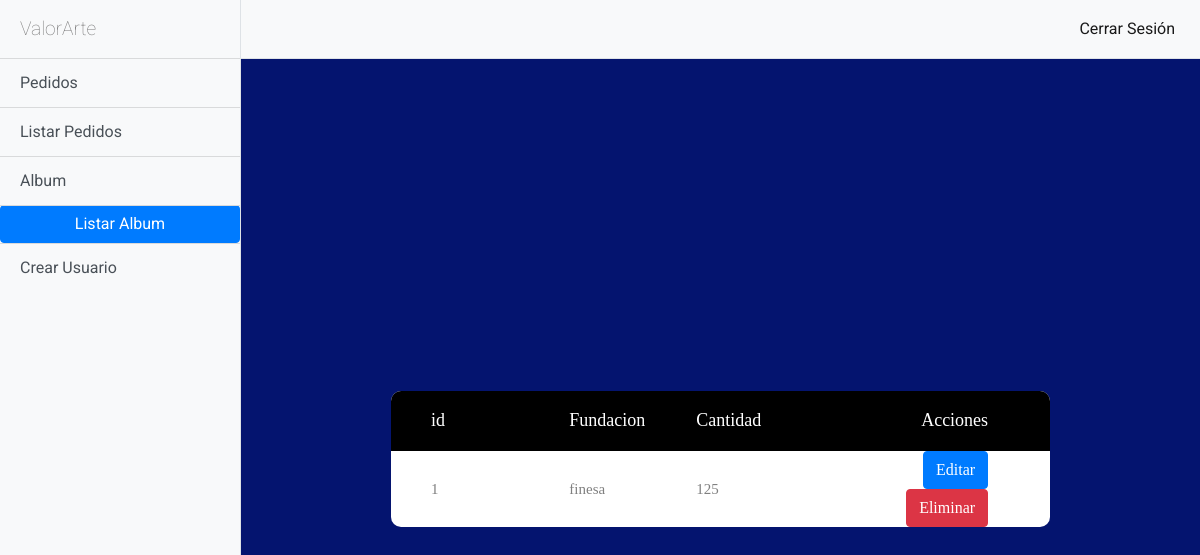
The app's page /album/listar (signed in), older data.
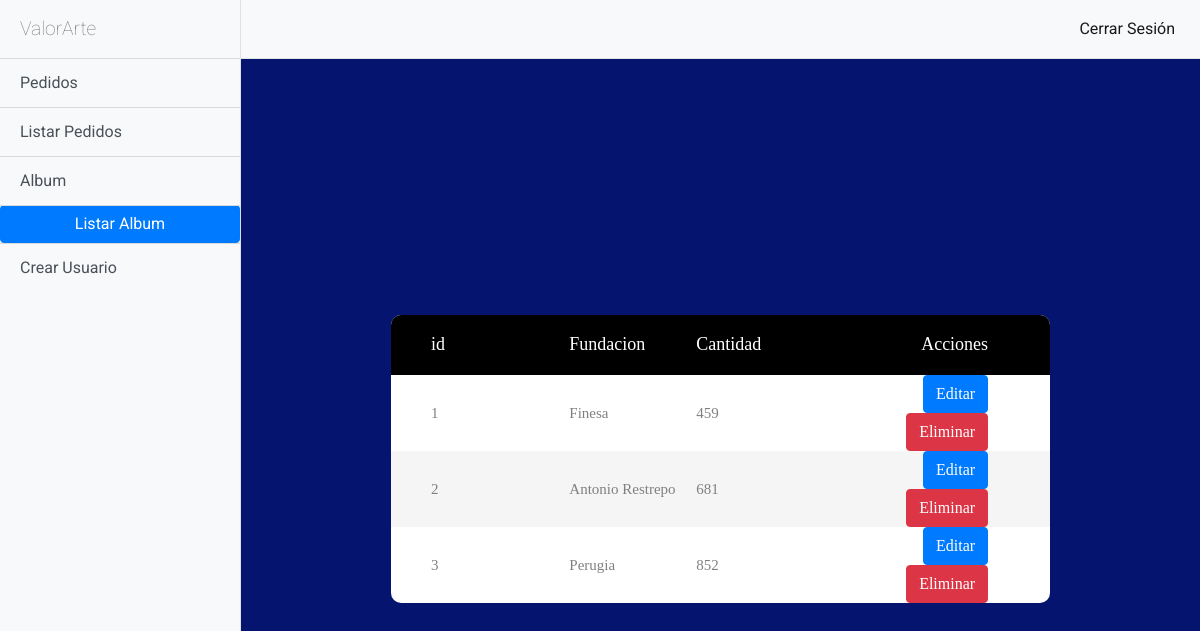
The same page, newer data.
### album/models.py (models this page shows, shortened)
class Album(models.Model):
    fundacion = models.CharField(max_length=50)
    cantidad = models.IntegerField()

### album/views.py (the view)
class AlbumList(ListView):
    model = Album
    template_name = 'album/album_list.html'

### templates/album/album_list.html (shortened to what this page needs)
{% extends 'base/base.html' %}
{% block navbar %}
    <div class="bg-light border-right" id="sidebar-wrapper">
        <div class="sidebar-heading"> ValorArte </div>
        <div class="list-group list-group-flush">
            <a href="{% url 'pedidos:pedidos_crear' %}" class="btn list-group-item list-group-item-action bg-light">Pedidos</a>
            <a href="{% url 'pedidos:pedidos_listar' %}" class="btn list-group-item list-group-item-action bg-light">Listar Pedidos</a>
            <a href="{% url 'album:album_crear' %}" class="btn list-group-item list-group-item-action bg-light">Album</a>
          <button href="{% url 'album:album_listar' %}" class="btn btn-primary">
            Listar Album
          </button>
          <a href="{% url 'usuarios:registrar' %}" class="btn list-group-item list-group-item-action bg-light">Crear Usuario</a>
        </div>
      </div>
      <div id="page-content-wrapper">
        <nav class="navbar navbar-expand-lg navbar-light bg-light border-bottom">
          <div class="collapse navbar-collapse" id="navbarSupportedContent">
            <ul class="navbar-nav ml-auto mt-2 mt-lg-0">
              <li class="nav-item active">
                <a class="btn nav-link" href="{% url 'logout' %}">Cerrar Sesión <span class="sr-only">(current)</span></a>
            </ul>
          </div>
        </nav>
    {% endblock navbar %}
{% block content %}
<div class="limiter">
        <div class="container-table100">
          <div class="wrap-table100">
            <div class="table100">
              <table>
                <thead>
                  <tr class="table100-head">
                        <th class="column1">id</th>
                    <th class="column2">Fundacion</th>
                    <th class="column3">Cantidad</th>
                    <th class="column6">Acciones</th>
                  </tr>
                </thead>
                <tbody class="falbum">
                        {% if object_list %}
                        {% for albums in object_list %}
                        <tr>
                            <td class="column1">{{albums.id}}</td>
                            <td class="column2">{{albums.fundacion}}</td>
                            <td class="column3">{{albums.cantidad}}</td>
                            <td class="column6">
                                <a class="btn btn-primary" href="{%url 'album:album_editar' albums.id%}">Editar</a>
                                <a class="btn btn-danger" href="{%url 'album:album_eliminar' albums.id%}">Eliminar</a>
                            </td>
                        </tr>
                        {% endfor %}
                        {% else %}
                        <h1>no existen registros</h1>
                    {% endif %}
                </tbody>
              </table>
            </div>
          </div>
        </div>
      </div>
{% endblock content %}

### templates/base/base.html (shortened to what this page needs)
{% load staticfiles %}
<!DOCTYPE html>
<html lang="es">
<head>
   <link href="{% static 'vendor/bootstrap/css/bootstrap.min.css' %}" rel="stylesheet">
   <link href="{% static 'css/formstyle.css' %}" rel="stylesheet">
  <link href="{% static 'css/simple-sidebar.css' %}" rel="stylesheet">
</head>
<body>
  <div class="d-flex" id="wrapper">
    {% block navbar %}{% endblock navbar %}
    {% block content %}
    {% endblock content %}
  </div>
</body>
</html>

### static/css/formstyle.css (style rules this page uses)
* { margin: 0; padding: 0; box-sizing: border-box; -webkit-box-sizing: border-box; -moz-box-sizing: border-box; -webkit-font-smoothing: antialiased; -moz-font-smoothing: antialiased; -o-font-smoothing: antialiased; font-smoothing: antialiased; text-rendering: optimizeLegibility; }
body { font-family: "Roboto", Helvetica, Arial, sans-serif; font-weight: 100; font-size: 12px; line-height: 30px; color: #777; background: #04146F; }
.limiter { width: 75%; margin: 0 auto; }
.container-table100 { width: 100%; min-height: 100vh; background: #04146F; display: -webkit-box; display: -webkit-flex; display: -moz-box; display: -ms-flexbox; display: flex; align-items: center; justify-content: center; flex-wrap: wrap; padding: 33px 30px; }
.wrap-table100 { width: 1170px; }
table { border-spacing: 1; border-collapse: collapse; background: white; border-radius: 10px; overflow: hidden; width: 100%; margin: 0 auto; position: relative; }
table * { position: relative; }
table td, table th { padding-left: 8px; }
table thead tr { height: 60px; background: #000000; }
table tbody tr { height: 50px; }
table tbody tr:last-child { border: 0; }
table td, table th { text-align: left; }
.table100-head th { font-family: OpenSans-Regular; font-size: 18px; color: #fff; line-height: 1.2; font-weight: unset; }
tbody tr:nth-child(even) { background-color: #f5f5f5; }
tbody tr { font-family: OpenSans-Regular; font-size: 15px; color: #808080; line-height: 1.2; font-weight: unset; }
.column1 { width: 260px; padding-left: 40px; }
.column2 { width: 160px; }
.column3 { width: 245px; }
.column6 { width: 222px; text-align: right; padding-right: 62px; }

### static/css/simple-sidebar.css (style rules this page uses)
body { overflow-x: hidden; }
#sidebar-wrapper { min-height: 100vh; margin-left: -15rem; -webkit-transition: margin .25s ease-out; -moz-transition: margin .25s ease-out; -o-transition: margin .25s ease-out; transition: margin .25s ease-out; }
#sidebar-wrapper .sidebar-heading { padding: 0.875rem 1.25rem; font-size: 1.2rem; }
#sidebar-wrapper .list-group { width: 15rem; }
#page-content-wrapper { min-width: 100vw; }
@media (min-width: 768px) { #sidebar-wrapper { margin-left: 0; } }
@media (min-width: 768px) { #page-content-wrapper { min-width: 0; width: 100%; } }

Row changes from the older to the newer data that the page shows:
changed Album id 1: fundacion "finesa" → "Finesa"; cantidad "125" → "459"
added Album: id "2", fundacion "Antonio Restrepo", cantidad "681"
added Album: id "3", fundacion "Perugia", cantidad "852"
